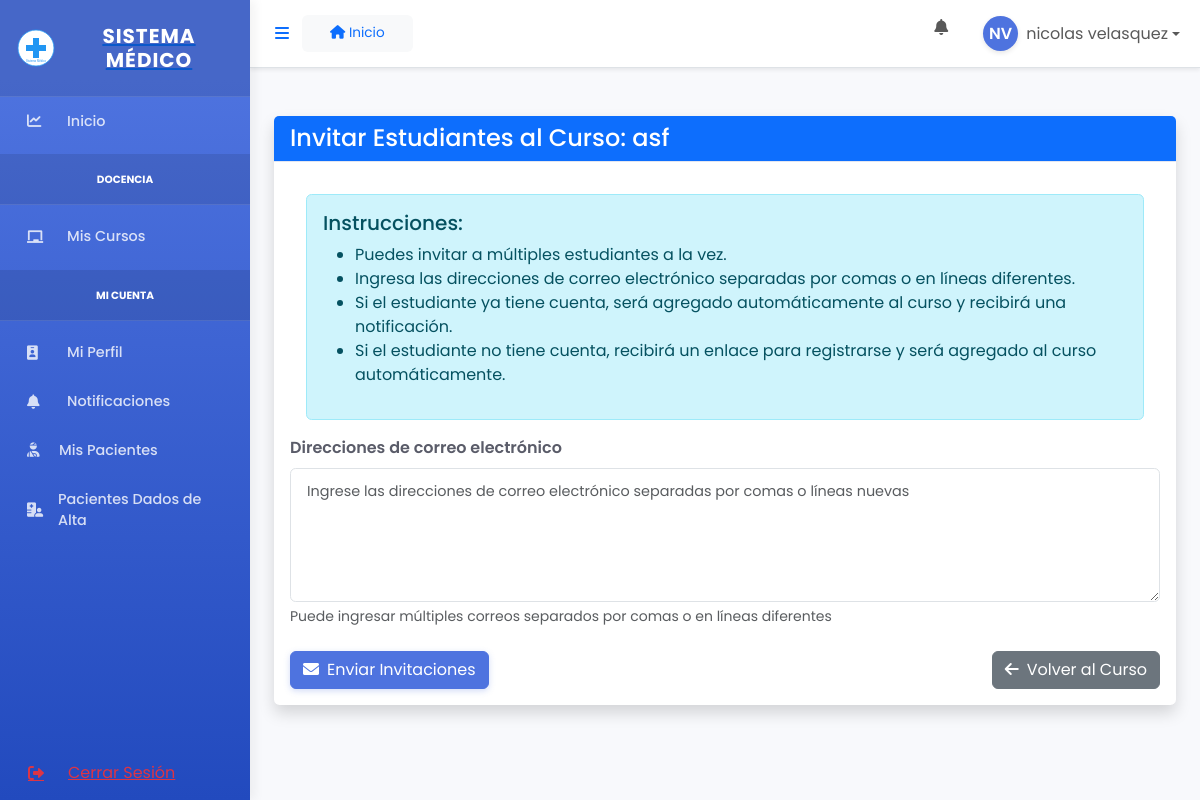
The page /usuarios/cursos/invitar/5/ (signed in) on the database its author committed.
### usuarios/models.py (models this page shows, shortened)
class Usuario(AbstractUser):
    ROLES = [
        ('administrador', 'Administrador'),
        ('docente', 'Docente'),
        ('estudiante', 'Estudiante'),
    ]
    rut = models.CharField(max_length=12, unique=True, null=True, blank=True, default='')
    rol = models.CharField(max_length=20, choices=ROLES, default='estudiante')
    activo = models.BooleanField(default=True)
    es_paciente = models.BooleanField(default=False)
    especialidad = models.CharField(max_length=100, blank=True, null=True)
    titulo_profesional = models.CharField(max_length=100, blank=True, null=True)
    anos_experiencia = models.IntegerField(default=0, blank=True, null=True)
    matricula = models.CharField(max_length=20, blank=True, null=True)
    ano_ingreso = models.IntegerField(blank=True, null=True)
    semestre_actual = models.IntegerField(blank=True, null=True)
    def get_initials(self):
        if self.first_name and self.last_name:
            return f"{self.first_name[0]}{self.last_name[0]}".upper()
        elif self.first_name:
            return self.first_name[0].upper()
        elif self.username:
            return self.username[0].upper()
        return "U"
    class Meta:
        verbose_name = 'Usuario'
        verbose_name_plural = 'Usuarios'
    def get_full_name(self):
        if self.first_name and self.last_name:
            return f"{self.first_name} {self.last_name}"
        return self.username

class Curso(models.Model):
    nombre = models.CharField(max_length=100)
    descripcion = models.TextField(blank=True, null=True)
    codigo = models.CharField(max_length=20, unique=True)
    docente = models.ForeignKey(Usuario, on_delete=models.CASCADE, related_name='cursos_dictados')
    estudiantes = models.ManyToManyField(Usuario, related_name='cursos_inscritos', blank=True)
    fecha_creacion = models.DateTimeField(auto_now_add=True)
    activo = models.BooleanField(default=True)
    class Meta:
        verbose_name = 'Curso'
        verbose_name_plural = 'Cursos'
        ordering = ['-fecha_creacion']

### usuarios/views.py (the view)
# urls.py: path('cursos/invitar/<int:curso_id>/', views.invitar_estudiantes, name='invitar_estudiantes'),
@login_required
def invitar_estudiantes(request, curso_id):
    curso = get_object_or_404(Curso, id=curso_id)
    if request.user != curso.docente:
        messages.error(request, "Solo el docente del curso puede enviar invitaciones")
        return redirect('detalle_curso', curso_id=curso.id)
    if request.method == 'POST':
        form = InvitarEstudiantesForm(request.POST)
        if form.is_valid():
            emails = form.cleaned_data['emails']
            invitados_count = 0
            ya_en_curso_count = 0
            ya_invitados_count = 0
            docentes_count = 0
            with transaction.atomic():
                for email in emails:
                    usuario_existente = Usuario.objects.filter(email=email).first()
                    if usuario_existente:
                        if usuario_existente.rol == 'docente':
                            docentes_count += 1
                            continue
                        if curso.estudiantes.filter(pk=usuario_existente.pk).exists():
                            ya_en_curso_count += 1
                            continue
                        curso.estudiantes.add(usuario_existente)
                        enviar_notificacion_curso(usuario_existente, curso)
                        invitados_count += 1
                    else:
                        invitacion_existente = InvitacionCurso.objects.filter(
                            curso=curso, email=email, aceptada=False
                        ).first()
                        if invitacion_existente:
                            if not invitacion_existente.esta_expirada():
                                ya_invitados_count += 1
                                continue
                            else:
                                invitacion_existente.delete()
                        invitacion = InvitacionCurso.objects.create(
                            curso=curso,
                            email=email,
                            enviada_por=request.user
                        )
                        enviar_email_invitacion(request, invitacion)
                        invitados_count += 1
            if invitados_count > 0:
                messages.success(request, f"Se han enviado {invitados_count} invitaciones correctamente")
            if ya_en_curso_count > 0:
                messages.info(request, f"{ya_en_curso_count} usuarios ya están en el curso")
            if ya_invitados_count > 0:
                messages.info(request, f"{ya_invitados_count} usuarios ya tenían invitaciones pendientes")
            if docentes_count > 0:
                messages.error(request, f"No se pudieron invitar {docentes_count} docentes al curso")
            return redirect('detalle_curso', curso_id=curso.id)
    else:
        form = InvitarEstudiantesForm()
    return render(request, 'usuarios/invitar_estudiantes.html', {
        'form': form,
        'curso': curso
    })

### templates/usuarios/invitar_estudiantes.html (shortened to what this page needs)
{% extends 'base.html' %}
{% block content %}
<div class="container mt-4">
    <div class="card shadow">
        <div class="card-header bg-primary text-white">
            <h4 class="mb-0">Invitar Estudiantes al Curso: {{ curso.nombre }}</h4>
        </div>
        <div class="card-body">
            <div class="alert alert-info">
                <h5 class="alert-heading">Instrucciones:</h5>
                <ul>
                    <li>Puedes invitar a múltiples estudiantes a la vez.</li>
                    <li>Ingresa las direcciones de correo electrónico separadas por comas o en líneas diferentes.</li>
                    <li>Si el estudiante ya tiene cuenta, será agregado automáticamente al curso y recibirá una notificación.</li>
                    <li>Si el estudiante no tiene cuenta, recibirá un enlace para registrarse y será agregado al curso automáticamente.</li>
                </ul>
            </div>
            <form method="post">
                <div class="form-group mb-3">
                    <label for="{{ form.emails.id_for_label }}" class="form-label">{{ form.emails.label }}</label>
                    {{ form.emails }}
                    {% if form.emails.help_text %}
                        <div class="form-text">{{ form.emails.help_text }}</div>
                    {% endif %}
                </div>
                <div class="d-flex justify-content-between mt-4">
                    <button type="submit" class="btn btn-primary">
                        <i class="fas fa-envelope me-2"></i>Enviar Invitaciones
                    </button>
                    <a href="{% url 'detalle_curso' curso_id=curso.id %}" class="btn btn-secondary">
                        <i class="fas fa-arrow-left me-2"></i>Volver al Curso
                    </a>
                </div>
            </form>
        </div>
    </div>
</div>
{% endblock %}

### templates/base.html (shortened to what this page needs)
{% load static %}
<!DOCTYPE html>
<html lang="es">
<head>
    <link href="https://cdn.jsdelivr.net/npm/bootstrap@5.3.0/dist/css/bootstrap.min.css" rel="stylesheet">
    <link href="https://cdnjs.cloudflare.com/ajax/libs/font-awesome/6.0.0/css/all.min.css" rel="stylesheet">
    <a href="" rel="stylesheet">
    <link href="{% static 'css/styles.css' %}" rel="stylesheet">
</head>
<body class="{% if request.session.tema_oscuro %}dark-mode{% endif %}">
    <div id="wrapper" class="d-flex">
        {% if user.is_authenticated %}
        <div id="sidebar-wrapper" class="border-right">
            <div class="sidebar-heading d-flex align-items-center justify-content-center py-4">
                <img src="{% static 'img/logo.svg' %}" alt="Logo" class="me-2" width="40">
                <h5 class="m-0 fw-bold">SISTEMA MÉDICO</h5>
            </div>
            <div class="list-group list-group-flush sidebar-menu">
                {% if user.rol != 'administrador' %}
                <a href="{% url 'dashboard' %}" class="list-group-item list-group-item-action">
                    <div class="d-flex align-items-center">
                        <i class="fas fa-chart-line me-3"></i>
                        <span>Inicio</span>
                    </div>
                </a>
                {% endif %}
                {% if user.rol == 'docente' %}
                <div class="sidebar-heading sidebar-category my-2">
                    <small class="text-uppercase fw-bold">Docencia</small>
                </div>
                <a href="{% url 'lista_cursos' %}" class="list-group-item list-group-item-action">
                    <div class="d-flex align-items-center">
                        <i class="fas fa-chalkboard me-3"></i>
                        <span>Mis Cursos</span>
                    </div>
                </a>
                {% endif %}
                <div class="sidebar-heading sidebar-category my-2">
                    <small class="text-uppercase fw-bold">Mi Cuenta</small>
                </div>
                <a href="{% url 'perfil_usuario' %}" class="list-group-item list-group-item-action">
                    <div class="d-flex align-items-center">
                        <i class="fas fa-id-badge me-3"></i>
                        <span>Mi Perfil</span>
                    </div>
                </a>
                <a href="{% url 'mis_notificaciones' %}" class="list-group-item list-group-item-action">
                    <div class="d-flex align-items-center justify-content-between">
                        <div class="d-flex align-items-center">
                            <i class="fas fa-bell me-3"></i>
                            <span>Notificaciones</span>
                        </div>
                    </div>
                </a>
                {% if user.rol != 'administrador' %}
                    {% if user.rol == 'docente' %}
                    <a href="{% url 'lista_pacientes' %}" class="list-group-item list-group-item-action">
                        <i class="fas fa-user-injured me-2"></i> Mis Pacientes
                    </a>
                    <a href="{% url 'lista_pacientes_alta' %}" class="list-group-item list-group-item-action">
                        <i class="fas fa-hospital-user me-2"></i> Pacientes Dados de Alta
                    </a>
                    {% endif %}
                {% endif %}
                <div class="mt-auto">
                    <form action="{% url 'logout' %}" method="post" class="list-group-item list-group-item-action logout-btn">
                        <button type="submit" class="btn btn-link text-danger w-100 text-start p-0">
                            <div class="d-flex align-items-center">
                                <i class="fas fa-sign-out-alt me-3"></i>
                                <span>Cerrar Sesión</span>
                            </div>
                        </button>
                    </form>
                </div>
            </div>
        </div>
        {% endif %}
        <div id="page-content-wrapper" class="flex-grow-1">
            <nav class="navbar navbar-expand-lg navbar-light bg-white border-bottom shadow-sm">
                <div class="container-fluid">
                    <button class="btn btn-link" id="menu-toggle">
                        <i class="fas fa-bars"></i>
                    </button>
                    <nav aria-label="breadcrumb" class="bg-light py-2 px-3 rounded">
                        <div class="container-fluid">
                            <ol class="breadcrumb mb-0">
                                <li class="breadcrumb-item">
                                    <a href="{% url 'dashboard' %}" class="text-decoration-none">
                                        <i class="fas fa-home"></i> Inicio
                                    </a>
                                </li>
                            </ol>
                        </div>
                    </nav>
                    {% if user.is_authenticated %}
                    <ul class="navbar-nav ms-auto">
                        <li class="nav-item dropdown me-3">
                            <a class="nav-link" href="#" id="notificationsDropdown" role="button"
                               data-bs-toggle="dropdown" aria-expanded="false">
                                <i class="fas fa-bell fa-fw"></i>
                            </a>
                        </li>
                        <li class="nav-item dropdown">
                            <a class="nav-link dropdown-toggle d-flex align-items-center" href="#" id="userDropdown" role="button"
                               data-bs-toggle="dropdown" aria-expanded="false">
                               <div class="avatar-circle me-2">
                                   <span class="initials">{{ user.get_initials }}</span>
                               </div>
                                <span class="d-none d-lg-inline">
                                    {{ user.get_full_name }}
                                </span>
                            </a>
                        </li>
                    </ul>
                    {% endif %}
                </div>
            </nav>
            <div class="container-fluid py-4">
                {% block content %}{% endblock %}
            </div>
        </div>
    </div>
</body>
</html>

### rows shown on the page
Usuario: get_initials "NV", get_full_name "nicolas velasquez"
Curso: nombre "asf"
